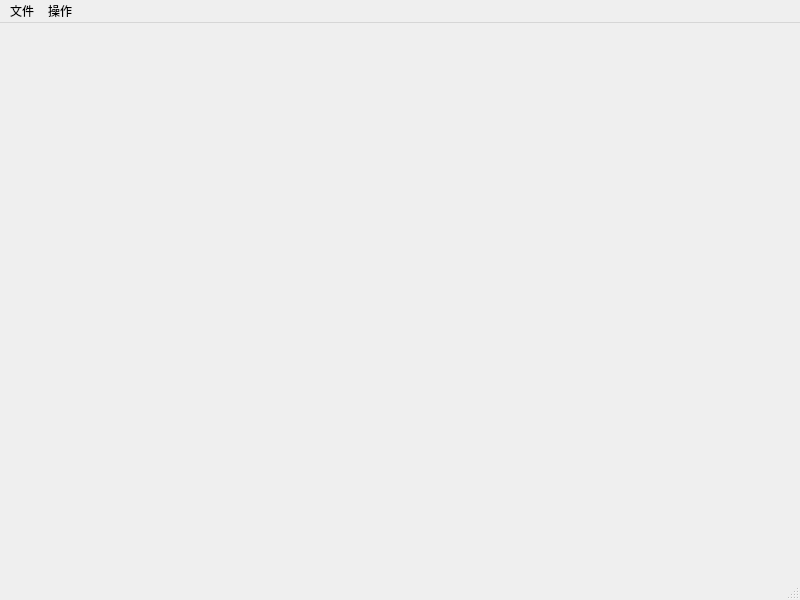
<?xml version="1.0" encoding="UTF-8"?>
<ui version="4.0">
 <class>MainWindow</class>
 <widget class="QMainWindow" name="MainWindow">
  <property name="geometry">
   <rect>
    <x>0</x>
    <y>0</y>
    <width>800</width>
    <height>600</height>
   </rect>
  </property>
  <property name="windowTitle">
   <string>MainWindow</string>
  </property>
  <widget class="QWidget" name="centralwidget"/>
  <widget class="QMenuBar" name="menubar">
   <property name="geometry">
    <rect>
     <x>0</x>
     <y>0</y>
     <width>800</width>
     <height>26</height>
    </rect>
   </property>
   <widget class="QMenu" name="menu">
    <property name="title">
     <string>文件</string>
    </property>
    <addaction name="ActionOpen"/>
   </widget>
   <widget class="QMenu" name="menu_2">
    <property name="title">
     <string>操作</string>
    </property>
    <addaction name="actionSlope"/>
    <addaction name="actionAspect"/>
   </widget>
   <addaction name="menu"/>
   <addaction name="menu_2"/>
  </widget>
  <widget class="QStatusBar" name="statusbar"/>
  <action name="ActionOpen">
   <property name="text">
    <string>打开</string>
   </property>
  </action>
  <action name="actionSlope">
   <property name="text">
    <string>Slope</string>
   </property>
  </action>
  <action name="actionAspect">
   <property name="text">
    <string>Aspect</string>
   </property>
  </action>
 </widget>
 <resources/>
 <connections/>
</ui>
